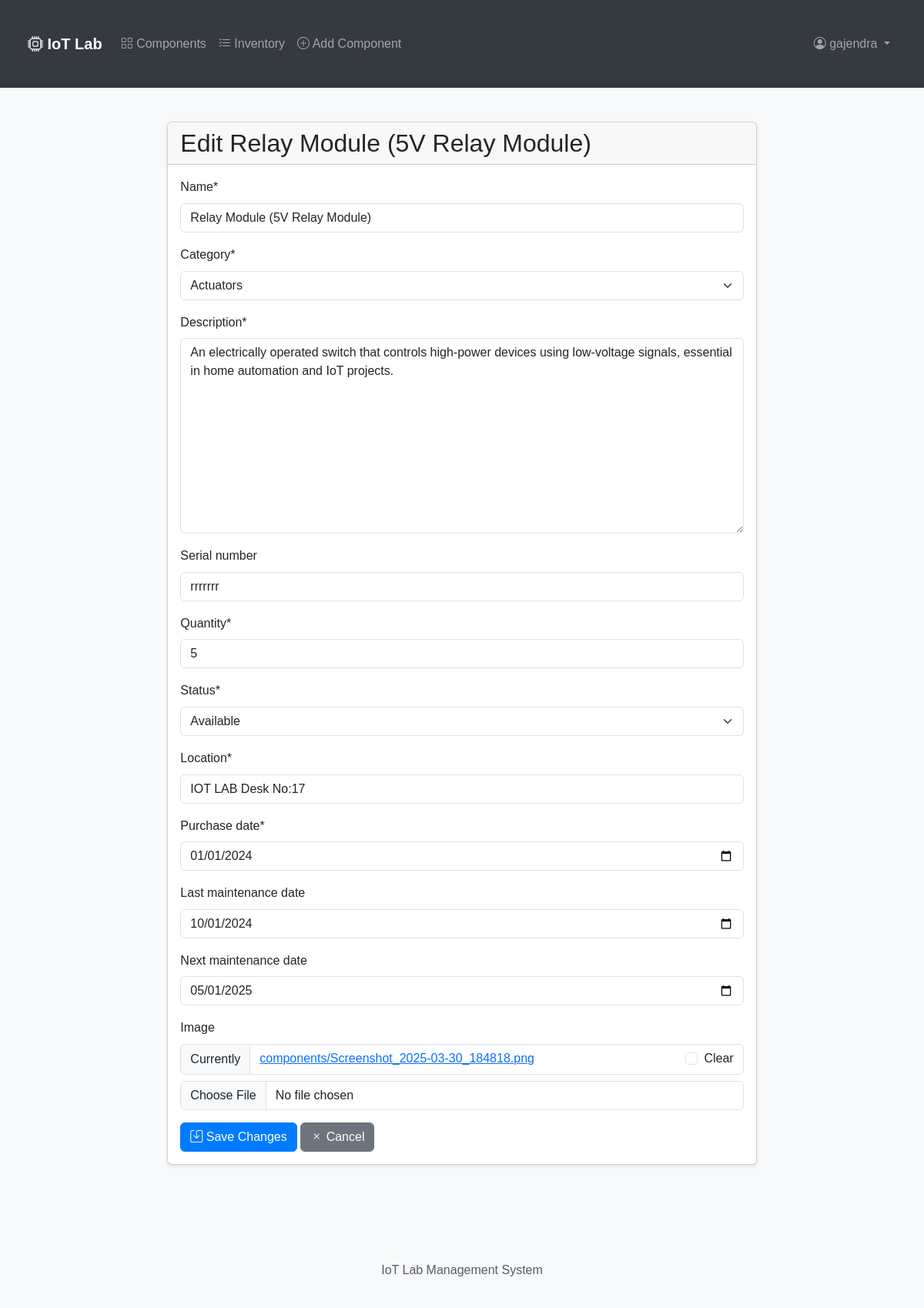
Screenshot of /component/10/update/ (signed in) with the database file from the repository.
### components/models.py (models this page shows, shortened)
class Component(models.Model):
    STATUS_CHOICES = [
        ('available', 'Available'),
        ('in_use', 'In Use'),
        ('maintenance', 'Under Maintenance'),
        ('retired', 'Retired'),
    ]
    name = models.CharField(max_length=200)
    category = models.ForeignKey(Category, on_delete=models.CASCADE, related_name='components')
    description = models.TextField()
    serial_number = models.CharField(max_length=100, unique=True, null=True, blank=True)
    quantity = models.PositiveIntegerField(default=1)
    status = models.CharField(max_length=20, choices=STATUS_CHOICES, default='available')
    location = models.CharField(max_length=200)
    purchase_date = models.DateField()
    last_maintenance_date = models.DateField(null=True, blank=True)
    next_maintenance_date = models.DateField(null=True, blank=True)
    created_by = models.ForeignKey(User, on_delete=models.CASCADE, related_name='created_components')
    created_at = models.DateTimeField(auto_now_add=True)
    updated_at = models.DateTimeField(auto_now=True)
    image = models.ImageField(upload_to='components/', null=True, blank=True)

class Category(models.Model):
    name = models.CharField(max_length=100)
    description = models.TextField(blank=True)
    created_at = models.DateTimeField(auto_now_add=True)
    updated_at = models.DateTimeField(auto_now=True)
    class Meta:
        verbose_name_plural = "Categories"
    def __str__(self):
        return self.name

### components/views.py (the view, shortened to what this page needs)
# urls.py: path('component/<int:pk>/update/', views.ComponentUpdateView.as_view(), name='component-update'),
class ComponentUpdateView(LoginRequiredMixin, UserPassesTestMixin, UpdateView):
    model = Component
    form_class = ComponentForm
    template_name = 'components/component_form.html'
    success_url = reverse_lazy('component-list')
    def test_func(self):
        component = self.get_object()
        return self.request.user == component.created_by or self.request.user.is_staff

### components/forms.py
class ComponentForm(forms.ModelForm):
    class Meta:
        model = Component
        fields = ['name', 'category', 'description', 'serial_number', 'quantity',
                 'status', 'location', 'purchase_date', 'last_maintenance_date',
                 'next_maintenance_date', 'image']
        widgets = {
            'purchase_date': forms.DateInput(attrs={'type': 'date'}),
            'last_maintenance_date': forms.DateInput(attrs={'type': 'date'}),
            'next_maintenance_date': forms.DateInput(attrs={'type': 'date'}),
        }
    def __init__(self, *args, **kwargs):
        super().__init__(*args, **kwargs)
        self.fields['serial_number'].required = False
        self.fields['last_maintenance_date'].required = False
        self.fields['next_maintenance_date'].required = False
        self.fields['image'].required = False

### components/templates/components/component_form.html (shortened to what this page needs)
{% extends "components/base.html" %}
{% load crispy_forms_tags %}
{% block content %}
<div class="row">
    <div class="col-md-8 offset-md-2">
        <div class="card">
            <div class="card-header">
                <h2 class="mb-0">
                    {% if form.instance.pk %}
                    Edit {{ form.instance.name }}
                    {% else %}
                    Add New Component
                    {% endif %}
                </h2>
            </div>
            <div class="card-body">
                <form method="post" enctype="multipart/form-data">
                    {{ form|crispy }}
                    <div class="mt-3">
                        <button type="submit" class="btn btn-primary">
                            {% if form.instance.pk %}
                            <i class="bi bi-save"></i> Save Changes
                            {% else %}
                            <i class="bi bi-plus"></i> Add Component
                            {% endif %}
                        </button>
                        <a href="{% url 'component-list' %}" class="btn btn-secondary">
                            <i class="bi bi-x"></i> Cancel
                        </a>
                    </div>
                </form>
            </div>
        </div>
    </div>
</div>
{% endblock %}

### components/templates/components/base.html (shortened to what this page needs)
<!DOCTYPE html>
<html lang="en">
<head>
    {% load static %}
    <link href="https://cdn.jsdelivr.net/npm/bootstrap@5.3.0/dist/css/bootstrap.min.css" rel="stylesheet">
    <link rel="stylesheet" href="https://cdn.jsdelivr.net/npm/bootstrap-icons@1.7.2/font/bootstrap-icons.css">
    <link rel="stylesheet" href="{% static 'css/main.css' %}">
    {% get_media_prefix as media_prefix %}
</head>
<body>
    <nav class="navbar navbar-expand-lg navbar-dark">
        <div class="container">
            <a class="navbar-brand" href="{% url 'home' %}">
                <i class="bi bi-cpu"></i> IoT Lab
            </a>
            <div class="collapse navbar-collapse" id="navbarNav">
                <ul class="navbar-nav me-auto">
                    <li class="nav-item">
                        <a class="nav-link" href="{% url 'component-list' %}">
                            <i class="bi bi-grid"></i> Components
                        </a>
                    </li>
                    <li class="nav-item">
                        <a class="nav-link" href="{% url 'inventory-list' %}">
                            <i class="bi bi-list-check"></i> Inventory
                        </a>
                    </li>
                    {% if user.is_authenticated %}
                    <li class="nav-item">
                        <a class="nav-link" href="{% url 'component-create' %}">
                            <i class="bi bi-plus-circle"></i> Add Component
                        </a>
                    </li>
                    {% endif %}
                </ul>
                <ul class="navbar-nav">
                    {% if user.is_authenticated %}
                    <li class="nav-item dropdown">
                        <a class="nav-link dropdown-toggle" href="#" id="userDropdown" role="button" data-bs-toggle="dropdown">
                            <i class="bi bi-person-circle"></i> {{ user.username }}
                        </a>
                    </li>
                    {% else %}
                    <li class="nav-item">
                        <a class="nav-link" href="{% url 'login' %}">
                            <i class="bi bi-box-arrow-in-right"></i> Login
                        </a>
                    </li>
                    {% endif %}
                </ul>
            </div>
        </div>
    </nav>
    <div class="container mt-4">
        {% block content %}
        {% endblock %}
    </div>
    <footer class="footer mt-5 py-3 bg-light">
        <div class="container text-center">
            <span class="text-muted">IoT Lab Management System</span>
        </div>
    </footer>
</body>
</html>

### components/static/css/main.css (style rules this page uses)
body { font-family: Arial, sans-serif; line-height: 1.6; margin: 0; padding: 0; background-color: #f8f9fa; }
.container { max-width: 1200px; margin: 0 auto; padding: 20px; }
.navbar { background-color: #343a40; padding: 1rem; }
.navbar-brand { color: white; font-weight: bold; }
.card { margin-bottom: 20px; box-shadow: 0 2px 4px rgba(0,0,0,0.1); }
.btn-primary { background-color: #007bff; border-color: #007bff; }

### rows the page displays
Component: instance.name "Relay Module (5V Relay Module)", name "Relay Module (5V Relay Module)", category "Actuators", description "An electrically operated switch that controls high-power devices using low-voltage signals, essential in home automation and IoT projects.", serial_number "rrrrrrr", quantity "5", status "Available", location "IOT LAB Desk No:17", purchase_date "01/01/2024", last_maintenance_date "10/01/2024", next_maintenance_date "05/01/2025"

### other values shown
{{ user.username }} "gajendra"
